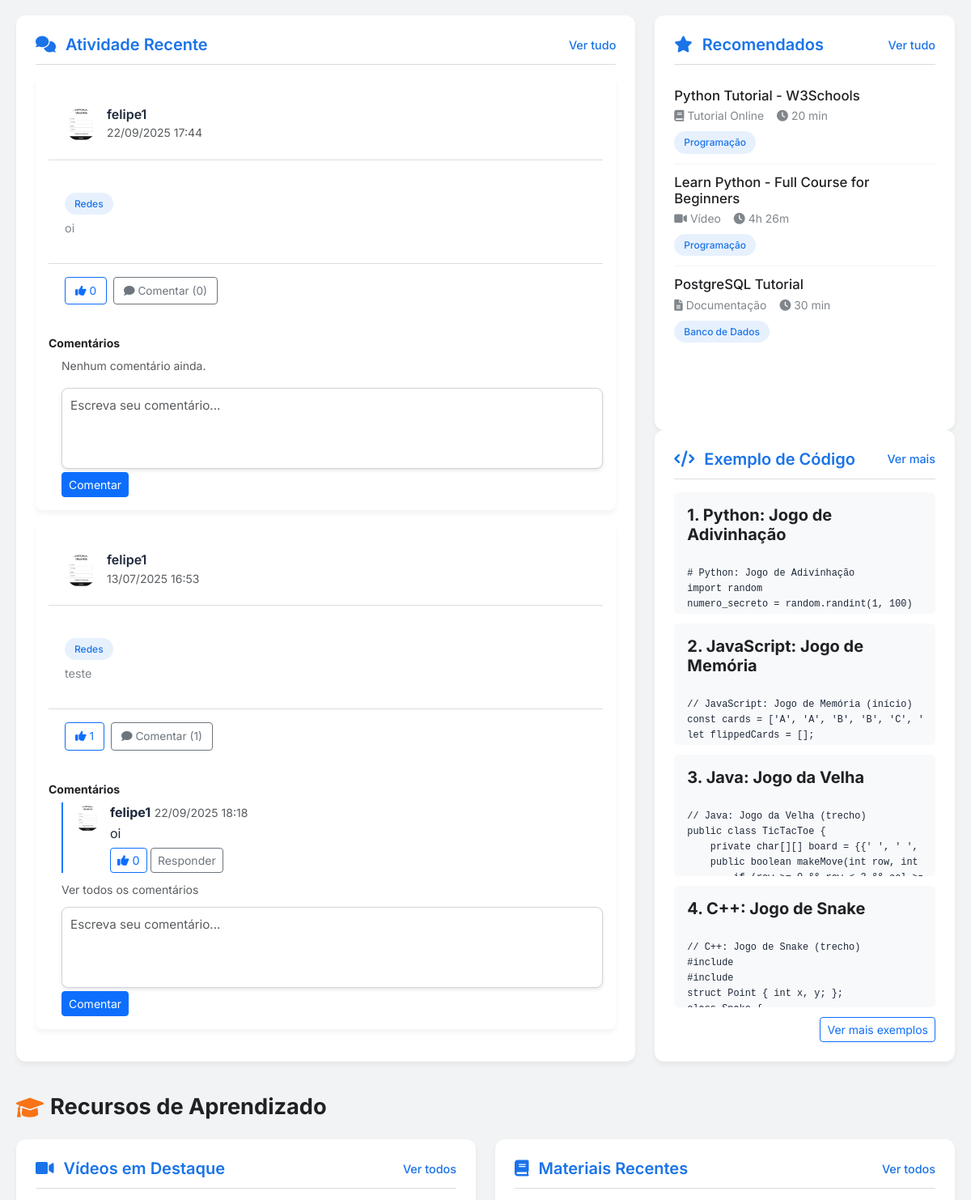
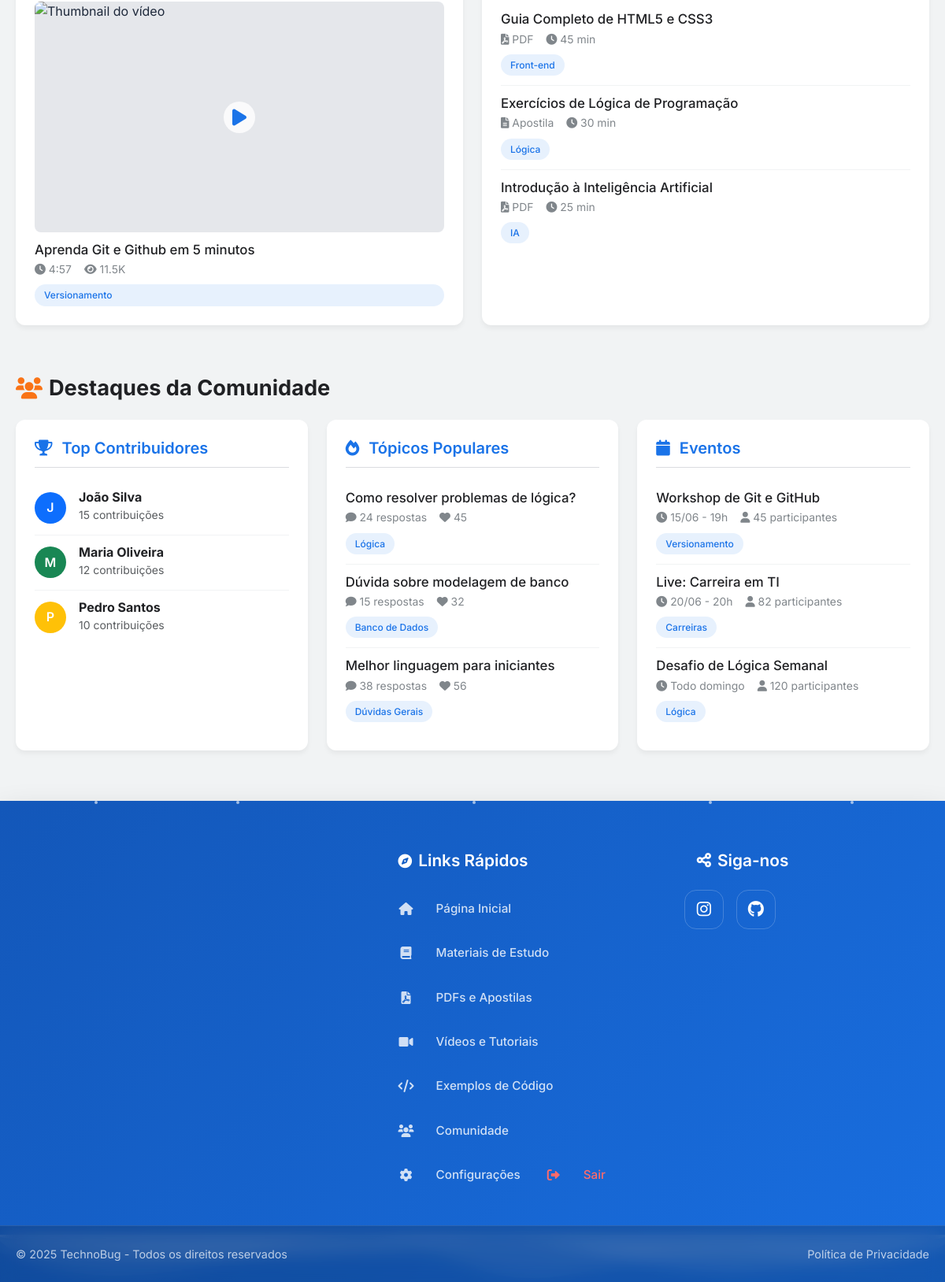
Page /telainicial (signed in, lower part) on the earlier database version (2 pictures, top to bottom).
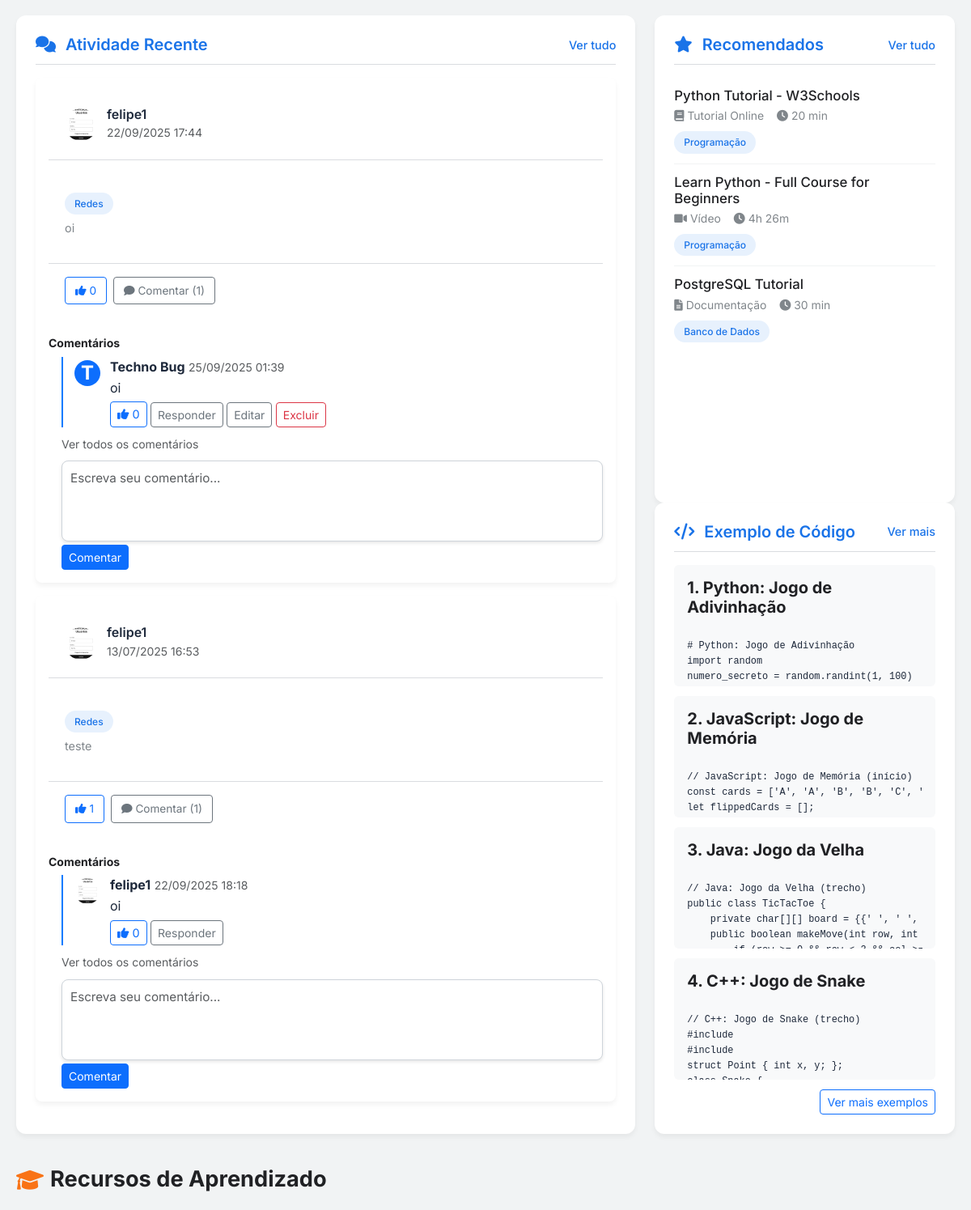
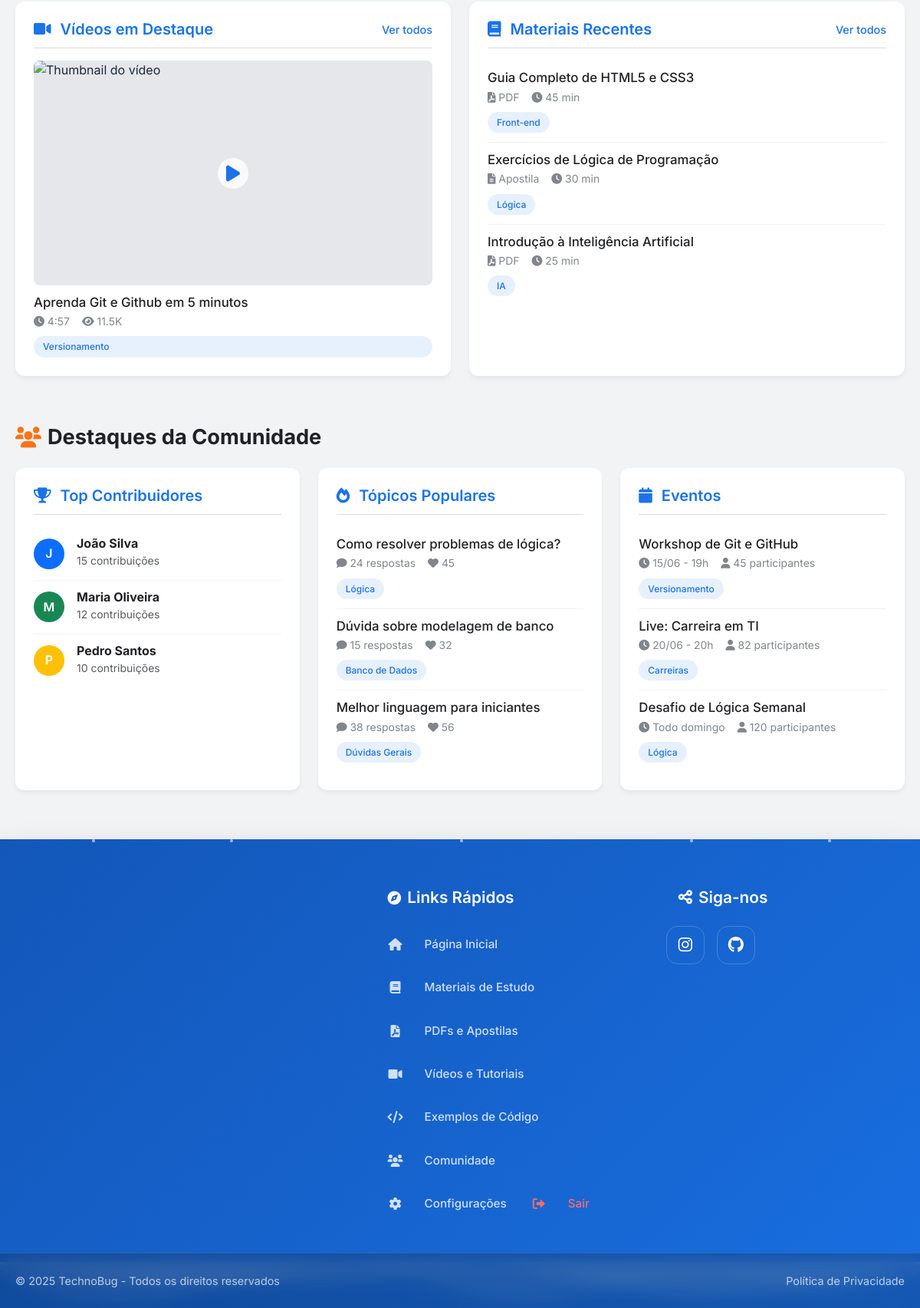
Same page on the later database version (2 pictures, top to bottom).
### backend/models.py (models this page shows)
class Post(db.Model):
    __tablename__ = 'posts'
    id = db.Column(db.Integer, primary_key=True)
    content = db.Column(db.Text, nullable=False)
    user_id = db.Column(db.Integer, db.ForeignKey('users.id'), nullable=False)
    category = db.Column(db.String(50), nullable=False)
    created_at = db.Column(db.DateTime, default=lambda: datetime.now(pytz.UTC))
    comments = db.relationship('Comment', backref='post', lazy=True)
    likes = db.relationship('Like', backref='post', lazy=True)

class User(db.Model):
    __tablename__ = 'users'
    id = db.Column(db.Integer, primary_key=True)
    username = db.Column(db.String(80), unique=True, nullable=False)
    email = db.Column(db.String(120), unique=True, nullable=False)
    password = db.Column(db.String(256))
    profile_pic = db.Column(db.String(120), default='default.png')
    is_admin = db.Column(db.Boolean, default=False)
    is_moderator = db.Column(db.Boolean, default=False)
    created_at = db.Column(db.DateTime, default=lambda: datetime.now(pytz.UTC))
    visited_pages = db.Column(db.Text, default='')
    last_activity = db.Column(db.DateTime, default=lambda: datetime.now(pytz.UTC))
    posts = db.relationship('Post', backref='author', lazy=True)
    comments = db.relationship('Comment', backref='author', lazy=True)
    likes = db.relationship('Like', backref='user', lazy=True)

class Comment(db.Model):
    __tablename__ = 'comments'
    id = db.Column(db.Integer, primary_key=True)
    content = db.Column(db.Text, nullable=False)
    user_id = db.Column(db.Integer, db.ForeignKey('users.id'), nullable=False)
    post_id = db.Column(db.Integer, db.ForeignKey('posts.id'), nullable=False)
    parent_id = db.Column(db.Integer, db.ForeignKey('comments.id'), nullable=True)
    created_at = db.Column(db.DateTime, default=lambda: datetime.now(pytz.UTC))
    replies = db.relationship('Comment', backref=db.backref('parent', remote_side=[id]), lazy=True)
    likes = db.relationship('Like', backref='comment', lazy=True)

### app.py (the view)
@app.route('/telainicial')
@track_page_visit('telainicial')
def telainicial():
    user_id = session.get('user_id')
    if not user_id:
        flash('Por favor, faça login para acessar esta página.', 'error')
        return redirect(url_for('registroelogin'))
    user = db.session.get(User, user_id)
    if not user:
        session.clear()
        flash('Sua sessão expirou ou o usuário não existe mais.', 'error')
        return redirect(url_for('registroelogin'))
    posts = Post.query.options(
        db.joinedload(Post.author),
        db.joinedload(Post.likes),
        db.joinedload(Post.comments).joinedload(Comment.author),
        db.joinedload(Post.comments).joinedload(Comment.replies).joinedload(Comment.author)
    ).order_by(Post.created_at.desc()).limit(10).all()
    return render_template('telainicial.html', user=user, posts=posts)

### app.py (called while the page is built)
@app.template_filter('format_brt')
def format_brt(datetime_obj, format_str='%d/%m/%Y %H:%M'):
    if datetime_obj:
        brt = pytz.timezone('America/Sao_Paulo')
        brt_datetime = datetime_obj.replace(tzinfo=pytz.UTC).astimezone(brt)
        return brt_datetime.strftime(format_str)
    return ''

def track_page_visit(page_name):
    def decorator(f):
        @wraps(f)
        def decorated_function(*args, **kwargs):
            result = f(*args, **kwargs)
            if 'user_id' in session:
                ProgressTracker.track_page_visit(session['user_id'], page_name)
            return result
        return decorated_function
    return decorator

### templates/telainicial.html (shortened to what the changed rows need)
<!DOCTYPE html>
<html lang="pt-BR">
<head>
    <link rel="stylesheet" href="https://cdnjs.cloudflare.com/ajax/libs/font-awesome/6.4.0/css/all.min.css">
    <link href="https://cdn.jsdelivr.net/npm/bootstrap@5.3.0/dist/css/bootstrap.min.css" rel="stylesheet">
    <link rel="stylesheet" href="{{ url_for('static', filename='css/telainicial.css') }}">
    <link rel="stylesheet" href="{{ url_for('static', filename='css/dashboard.css') }}">
    <link rel="stylesheet" href="{{ url_for('static', filename='css/footer.css') }}">
</head>
<body>
    <div class="container">
        <main class="main-content">
            <section class="dashboard-section">
                <div class="row">
                    <div class="col-lg-8">
                        <div class="dashboard-card">
                            <div class="post-list">
                                {% if posts %}
                                    {% for post in posts %}
                                        <div class="post-card" data-post-id="{{ post.id }}" data-category="{{ post.category }}">
                                            <div class="post-header">
                                                <div class="user-info">
                                                    <div class="profile-pic-preview">
                                                        {% if post.author.profile_pic and post.author.profile_pic != 'default.png' %}
                                                            <img class="profile-pic-img rounded-circle" src="{{ url_for('static', filename='Uploads/' + post.author.profile_pic) }}" alt="Foto de perfil" style="width:40px;height:40px;object-fit:cover;" />
                                                        {% else %}
                                                            <div class="profile-pic-avatar bg-primary text-white rounded-circle d-flex justify-content-center align-items-center" style="width:40px;height:40px;">
                                                                {{ post.author.username[0]|upper }}
                                                            </div>
                                                        {% endif %}
                                                    </div>
                                                    <div>
                                                        <h5 class="username">{{ post.author.username }}</h5>
                                                        <small class="text-muted">{{ post.created_at|format_brt }}</small>
                                                    </div>
                                                </div>
                                            </div>
                                            <div class="post-content">
                                                <div class="post-category-tag">{{ post.category }}</div>
                                                <p>{{ post.content }}</p>
                                            </div>
                                            <div class="post-footer">
                                                <button class="btn btn-sm btn-outline-primary like-btn" data-post-id="{{ post.id }}">
                                                    <i class="fas fa-thumbs-up"></i> <span class="like-count">{{ post.likes|length }}</span>
                                                </button>
                                                <a href="{{ url_for('post_comments', post_id=post.id) }}" class="btn btn-sm btn-outline-secondary comment-btn">
                                                    <i class="fas fa-comment"></i> Comentar ({{ post.comments|length }})
                                                </a>
                                            </div>
                                            <div class="comments-section mt-3">
                                                <h6>Comentários</h6>
                                                {% if post.comments %}
                                                    {% for comment in post.comments %}
                                                        <div class="comment-card ms-3 mb-2" data-comment-id="{{ comment.id }}">
                                                            <div class="d-flex">
                                                                <div class="profile-pic-preview me-2">
                                                                    {% if comment.author.profile_pic and comment.author.profile_pic != 'default.png' %}
                                                                        <img class="profile-pic-img rounded-circle" src="{{ url_for('static', filename='Uploads/' + comment.author.profile_pic) }}" alt="Foto de perfil" style="width:32px;height:32px;object-fit:cover;" />
                                                                    {% else %}
                                                                        <div class="profile-pic-avatar bg-primary text-white rounded-circle d-flex justify-content-center align-items-center" style="width:32px;height:32px;">
                                                                            {{ comment.author.username[0]|upper }}
                                                                        </div>
                                                                    {% endif %}
                                                                </div>
                                                                <div class="flex-grow-1">
                                                                    <strong>{{ comment.author.username }}</strong>
                                                                    <small class="text-muted">{{ comment.created_at|format_brt }}</small>
                                                                    <p class="mb-1">{{ comment.content }}</p>
                                                                    <div class="comment-actions">
                                                                        <button class="btn btn-sm btn-outline-primary like-btn-comment" data-comment-id="{{ comment.id }}">
                                                                            <i class="fas fa-thumbs-up"></i> <span class="like-count">{{ comment.likes|length }}</span>
                                                                        </button>
                                                                        <button class="btn btn-sm btn-outline-secondary reply-btn" data-comment-id="{{ comment.id }}">Responder</button>
                                                                        {% if comment.user_id == user.id %}
                                                                            <button class="btn btn-sm btn-outline-secondary edit-comment-btn" data-comment-id="{{ comment.id }}">Editar</button>
                                                                            <button class="btn btn-sm btn-outline-danger delete-comment-btn" data-comment-id="{{ comment.id }}">Excluir</button>
                                                                        {% endif %}
                                                                    </div>
                                                                </div>
                                                            </div>
                                                        </div>
                                                    {% endfor %}
                                                    <a href="{{ url_for('post_comments', post_id=post.id) }}" class="small text-muted ms-3">Ver todos os comentários</a>
                                                {% else %}
                                                    <p class="text-muted small ms-3">Nenhum comentário ainda.</p>
                                                {% endif %}
                                                <form class="comment-form ms-3 mt-2" data-post-id="{{ post.id }}">
                                                    <textarea class="form-control" name="comment_content" placeholder="Escreva seu comentário..." required></textarea>
                                                    <button type="submit" class="btn btn-sm btn-primary mt-1">Comentar</button>
                                                </form>
                                            </div>
                                        </div>
                                    {% endfor %}
                                {% endif %}
                            </div>
                        </div>
                    </div>
                </div>
            </section>
        </main>
    </div>
    {% include 'footer.html' %}
</body>
</html>

Differences in the rows shown:
computed for Post "oi": comments|length "0" → "1"; text "Nenhum comentário ainda." → "Ver todos os comentários"
added Comment: author "T", author.username "Techno Bug", created_at "25/09/2025 01:39", content "oi", likes|length "0", shown under Post "oi"
